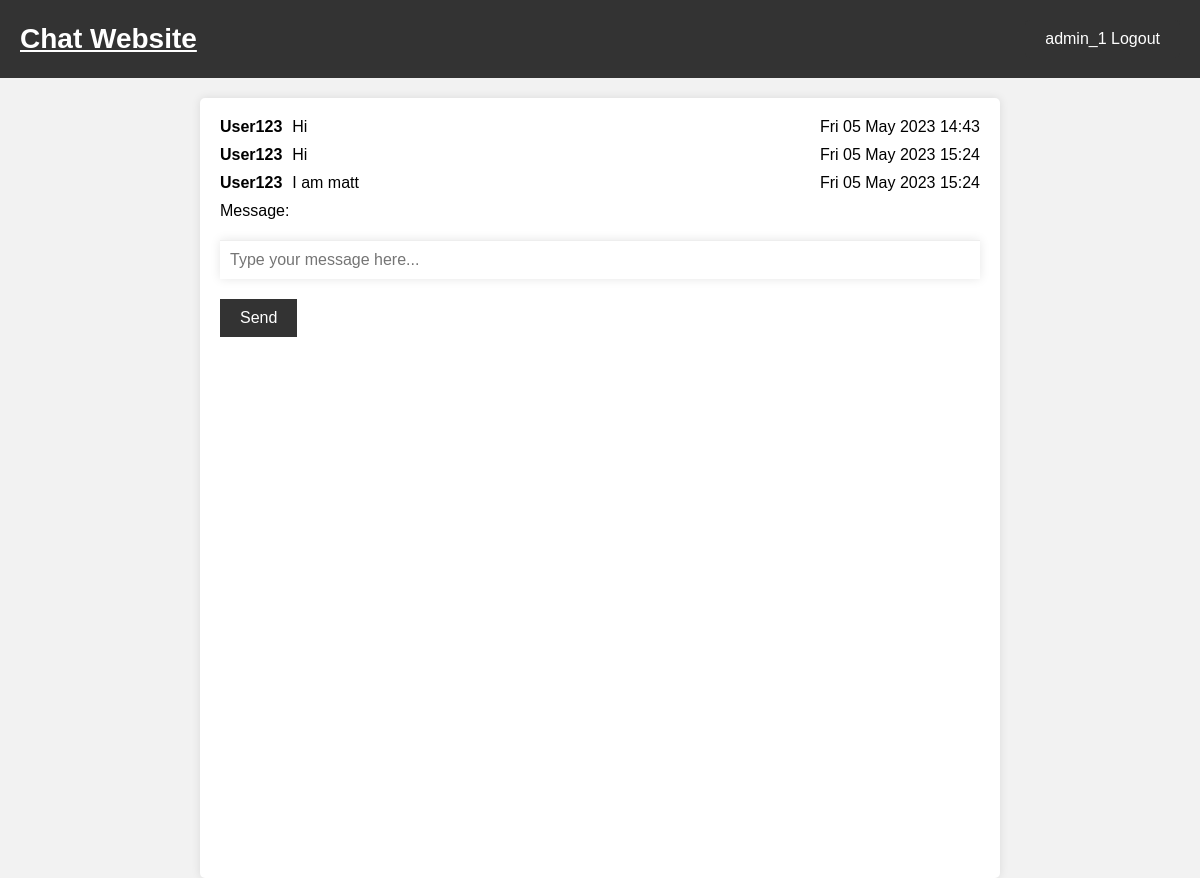
Screenshot of /home/ (signed in) with the database file from the repository.
### main/models.py (models this page shows)
class RecoveryMessage(models.Model):
    user = models.ForeignKey(User, on_delete=models.CASCADE)
    message = models.TextField()
    created_at = models.DateTimeField(auto_now_add=True)

### main/views.py (the view)
# urls.py: path('home/', views.home, name='home'),
@login_required(login_url='welcome')
def home(request):
    if request.method == 'POST':
        form = MessageForm(request.POST)
        if form.is_valid():
            recovery_message = form.save(commit=False)
            recovery_message.user = request.user
            recovery_message.save()
            form = MessageForm()
            return redirect('home')
    else:
        form = MessageForm()
    messages = RecoveryMessage.objects.all().order_by('-created_at')[:10][::-1]
    return render(request, 'main/home.html', {'form': form, 'recovery_messages': messages})

### main/forms.py
class MessageForm(forms.ModelForm):
    message = forms.CharField(widget=forms.TextInput(attrs={'placeholder': 'Type your message here...'}))
    class Meta:
        model = RecoveryMessage
        fields = ['message']

### main/templates/main/home.html (shortened to what this page needs)
{% extends 'main/base.html' %}
{% block content %}
<div class="container">
  <div class="chatbox">
    {% for message in recovery_messages %}
      <div class="message">
        <span class="sender">{{ message.user.username }}</span>
        <span class="text">{{ message.message }}</span>
        <span class="timestamp">
          {% if message.created_at|date:"Y-m-d" == date.today|date:"Y-m-d" %}
            {{ message.created_at|date:"H:i" }}
          {% else %}
            {{ message.created_at|date:"D d M Y H:i" }}
        {% endif %}
        </span>
      </div>
    {% empty %}
      <p>No messages yet.</p>
    {% endfor %}
    <form method="post">
      {{ form.as_p }}
      <input type="submit" value="Send">
    </form>
  </div>
</div>
{% endblock %}

### main/templates/main/base.html (shortened to what this page needs)
<!DOCTYPE html>
<html lang="en">
  <head>
  </head>
<header>
    <a href="{% url 'home' %}"><h1>Chat Website</h1></a>
    <div class="auth-buttons">
        {% if user.is_authenticated %}
            <a href="{% url 'logout' %}">{{ user.username }} Logout</a>
        {% else %}
            <a href="{% url 'login' %}">Login</a>
            <a href="{% url 'signup' %}">Sign up</a>
        {% endif %}
    </div>
  </header>
<body>
    {% block content %}{% endblock %}
</body>

### main/templates/main/base.html (style rules this page uses)
* { box-sizing: border-box; margin: 0; padding: 0; }
body { font-family: Arial, sans-serif; background-color: #f2f2f2; }
.container { max-width: 800px; margin: 0 auto; display: flex; flex-direction: column; height: 100vh; }
header { background-color: #333; color: #fff; padding: 20px; display: flex; align-items: center; justify-content: space-between; }
h1 { font-size: 28px; }
.chatbox { background-color: #fff; border-radius: 5px; overflow: hidden; flex: 1; padding: 20px; margin-top: 20px; box-shadow: 0px 0px 10px rgba(0, 0, 0, 0.1); }
.message { margin-bottom: 10px; display: flex; }
.message .sender { font-weight: bold; margin-right: 10px; }
.message .text { flex: 1; }
input[type="text"] { width: 100%; border: none; padding: 10px; border-top: 1px solid #eee; box-shadow: 0px 0px 10px rgba(0, 0, 0, 0.1); font-size: 16px; margin-top: 20px; }
input[type="submit"] { background-color: #333; color: #fff; border: none; padding: 10px 20px; font-size: 16px; cursor: pointer; margin-top: 20px; }
.auth-buttons { display: flex; align-items: center; }
.auth-buttons a { display: inline-block; background-color: #333; color: #fff; border-radius: 5px; padding: 10px 20px; margin-left: 20px; text-decoration: none; }
.chatbox { height: 400px; overflow: auto; }
header a { color: #fff; }

### rows the page displays
RecoveryMessage: user.username "User123", message "Hi", created_at "Fri 05 May 2023 14:43"
RecoveryMessage: user.username "User123", message "Hi", created_at "Fri 05 May 2023 15:24"
RecoveryMessage: user.username "User123", message "I am matt", created_at "Fri 05 May 2023 15:24"

### other values shown
{{ user.username }} "admin_1"
